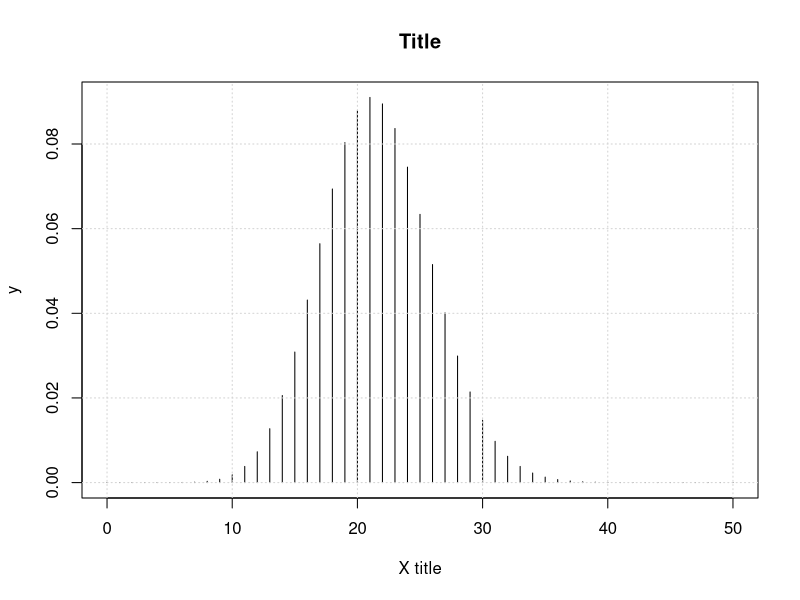
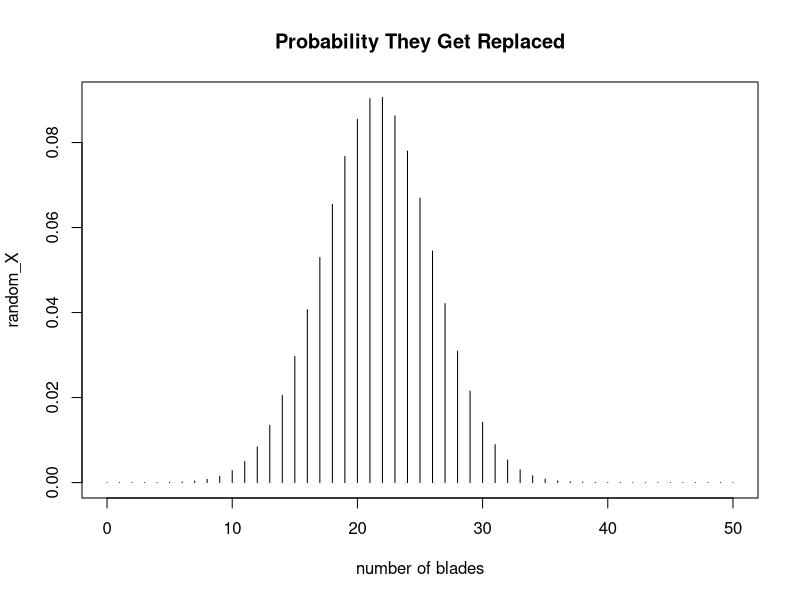
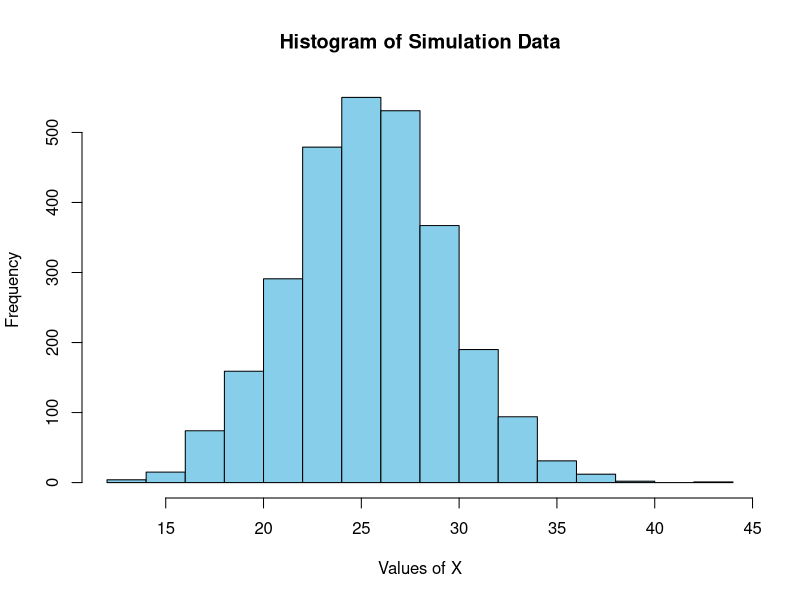

Write the R code that produced these figures, in order.
## ---- chunk 1
lambda = 4.5 * 7.5 #seconds * duration
## ---- chunk 2
  
  ppois(q = 35, lambda = lambda)
## ---- chunk 3
  dpois(33, lambda)
## ---- chunk 4
ppois(36, lambda) - ppois(29, lambda)

## ---- chunk 5
  blades_total = 196
  blades_prob = 0.11
## ---- chunk 6
  # P(X >= 20) = 1 - P(X <= 19)

  at_least_20 = 1 - pbinom(19, size = blades_total, prob = blades_prob)

  #P(X = 20)
  equals_20 = dbinom(20, size = blades_total, prob = at_least_20)
  
## ---- chunk 7
x = seq(0,50, by = 1)
y = dbinom(x, size = blades_total, prob = 0.11)

plot(x, y, type = 'h',
     main = 'Title',
     xlab = 'X title'
     )
grid()
## ---- chunk 8
  #(P X >= 20) = 1 - P(X >= 19)
  
  s = sqrt(blades_total * blades_prob * (1 - blades_prob)) # sqrt(npq)
  mu = blades_total * blades_prob

  approximation = 1 - pnorm(19, mean = mu, sd = s)
  approximation
 
  #1 - pbinom(19, size = blades_total, prob = blades_prob)

## ---- chunk 9
    
    random_X = dnorm(x, mean = mu, sd = s)
    plot(x, random_X, type = 'h',
     main = 'Probability They Get Replaced',
     xlab = 'number of blades')
    
## ---- chunk 10
  mean = 28.3
  sd = 2.39
  x =  23.7
  
  pnorm(30.4, mean = mean, sd = sd) - pnorm(x, mean = mean, sd = sd)
    
    
## ---- chunk 11
  1 - pnorm(27.4, mean = mean, sd = sd)
## ---- chunk 12
  pnorm(31.6, mean = mean, sd = sd) - pnorm(25, mean = mean, sd = sd)
  
## ---- chunk 13
  qnorm(0.35, mean = mean, sd = sd)
## ---- chunk 14
  set.seed(111)
  simulation.data = rbinom(2800, size = 72, prob = 0.36)
## ---- chunk 15
  hist(simulation.data, 
     main = "Histogram of Simulation Data",
     xlab = "Values of X",
     ylab = "Frequency",
     col = "skyblue",  
     breaks = 20) 
## ---- chunk 16
  mean(simulation.data)
